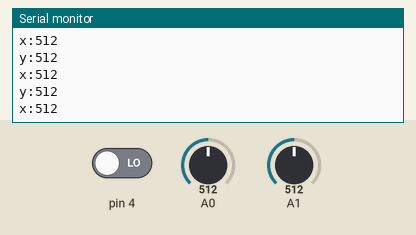
Bench run of a sketch on a simulated Arduino Uno, built with avr-gcc and run on an emulated ATmega328P. Shown: the last lines printed to the serial monitor. Inputs (shaded band) come from the test bench; at power-on: A0 = 512, A1 = 512, pin 4 LOW.

Above: at 1.2 s.
1.3 s: A0 set to 716
At 2.3 s:
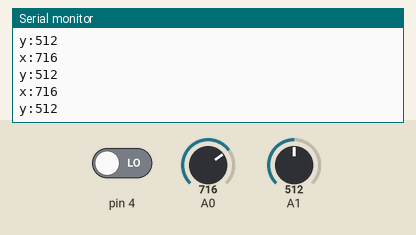
2.8 s: A1 set to 716
At 3.3 s:
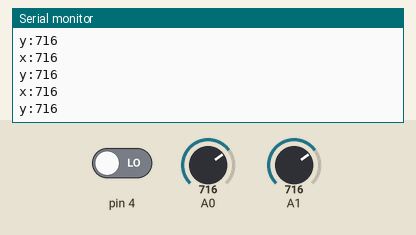
4.3 s: A0 set to 900
At 5.4 s:
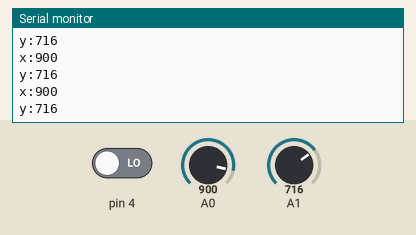
5.8 s: A1 set to 900
At 6.5 s:
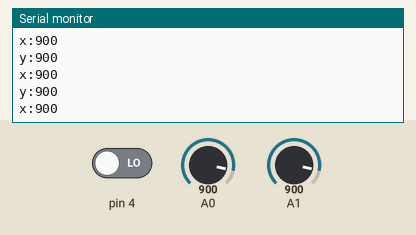
Timing chart, 0 to 8.3 s (numbered marks = the images above; inputs shaded):
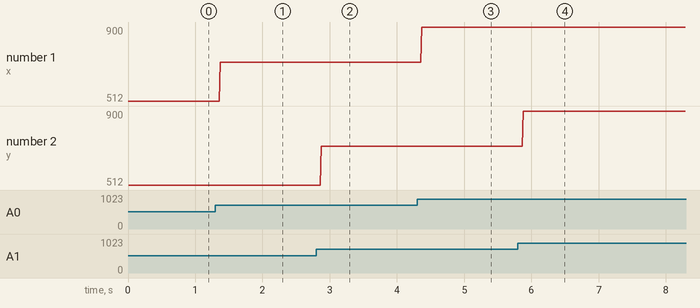

Measured:
- after the input at 1.3 s, the serial monitor: prints a new line after 0.07 s (image 1)
- after the input at 2.8 s, the serial monitor: prints a new line after 0.08 s (image 2)
- after the input at 4.3 s, the serial monitor: prints a new line after 0.07 s (image 3)
- after the input at 5.8 s, the serial monitor: prints a new line after 0.08 s (image 4)
- plotted number 1: 512 → 716 after the input at 1.3 s, 716 → 900 after the input at 4.3 s

The sketch:

joystick.ino
```cpp
int x,y,sw;
void setup() {
  pinMode(A0,INPUT);
  pinMode(A1,INPUT);
  pinMode(4,INPUT);
  Serial.begin(9600);
}

void loop() {
  x = analogRead(A0);
  y = analogRead(A1);
  sw = digitalRead(4);
  if(sw){
    digitalWrite(13,HIGH);
  }
  Serial.print("x:");
  Serial.println(x);
  Serial.print("y:");
  Serial.print(y);
  Serial.println();
}
```
